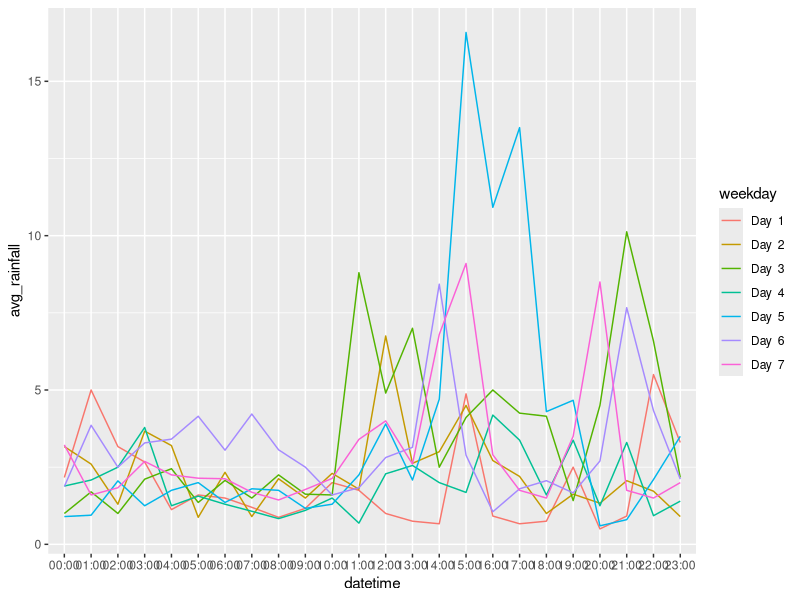
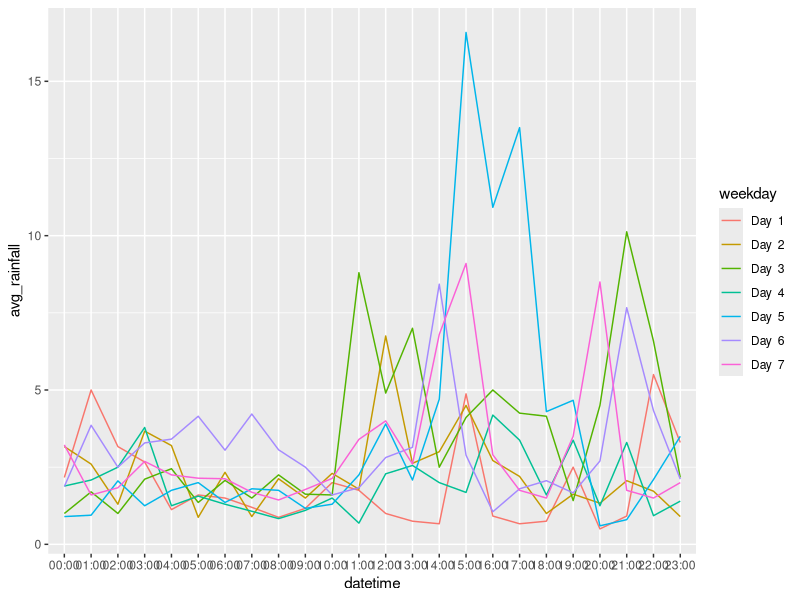

Source code (R) for these figures, in order:
library(ggplot2)

raindata = read.table(file="raindata.csv",  header=TRUE, sep=",")
attach(raindata)
raindata =raindata[rainfall>0,]

##	split time
temptime <- read.table(textConnection(as.character(raindata$datetime)))
raindata$datetime <- temptime$V2

temp1 = aggregate(raindata[3:3], by=list(raindata$weekday, raindata$datetime), mean)

##	rename col names.
colnames(temp1) <- c("weekday", "datetime", "avg_rainfall")

##	sort by weekday
temp1 = temp1[with(temp1, order(temp1$weekday)),]

##	rename content of weekday in order to avoid to become continuous values.
temp1$weekday <- paste("Day ", temp1$weekday)

##	output temp1 to .csv
write.csv(temp1, file = "Q4_rainfall.csv")

ggplot(temp1, aes(datetime, avg_rainfall, color=weekday)) + geom_line(aes(group = weekday))

ggsave(file="Q4_rainfall.pdf")